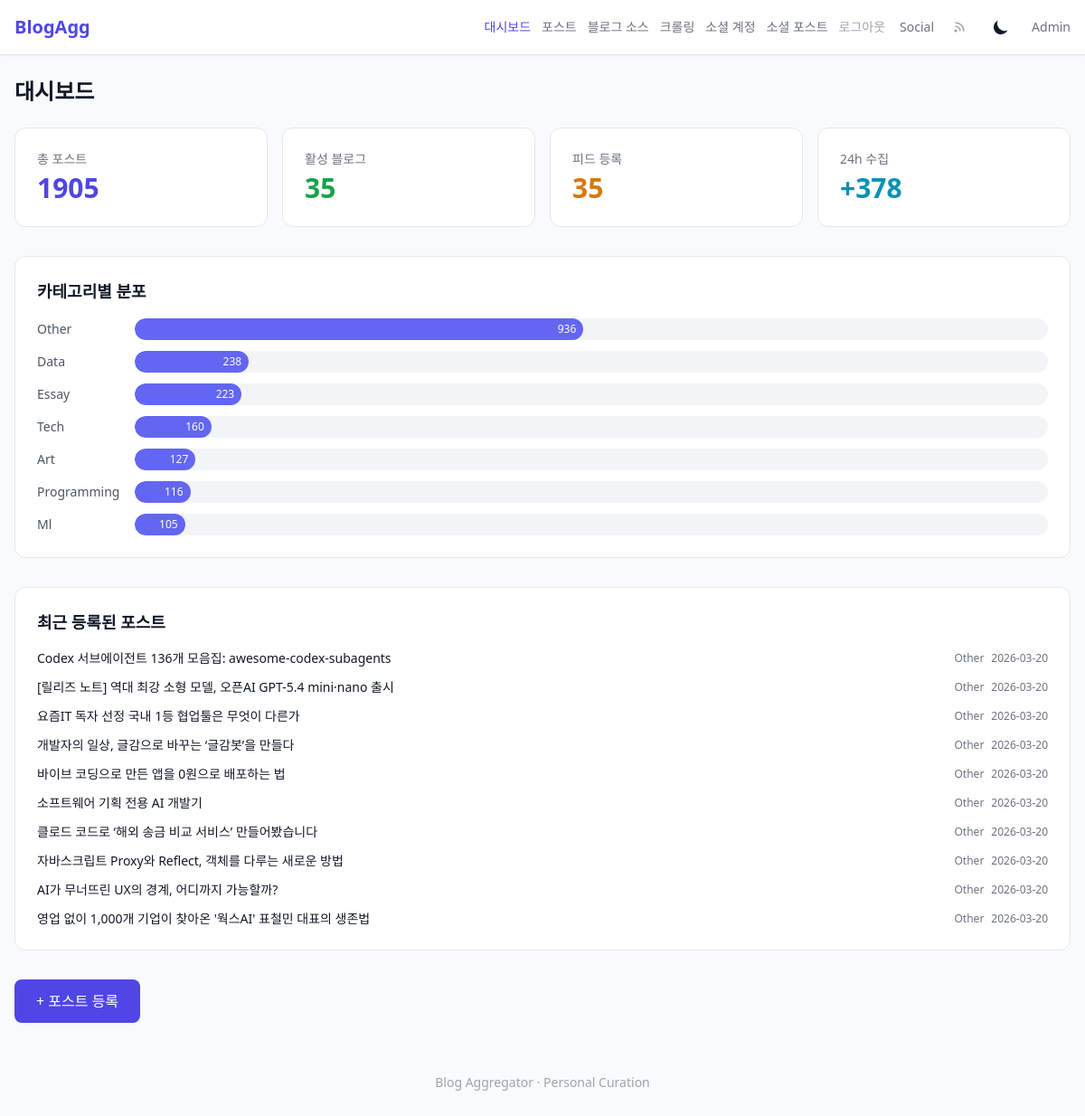
The app's page /admin/ (signed in) with its own data.
### tables this page shows
CREATE TABLE posts (
            id INTEGER PRIMARY KEY AUTOINCREMENT,
            blog_id INTEGER,
            title TEXT NOT NULL,
            original_url TEXT UNIQUE NOT NULL,
            summary TEXT,
            full_content TEXT,
            author TEXT,
            published_date DATETIME,
            image_url TEXT,
            category TEXT,
            language TEXT DEFAULT 'ko',
            summary_status TEXT DEFAULT 'pending',
            registered_by TEXT DEFAULT 'manual',
            created_at DATETIME DEFAULT CURRENT_TIMESTAMP,
            FOREIGN KEY (blog_id) REFERENCES blogs(id)
        );

### src/api/admin.py (the view)
@router.get("/")
@require_auth
async def dashboard(request: Request):
    repo = request.app.state.repo
    templates = request.app.state.templates
    stats = repo.get_stats()
    crawl_stats = repo.get_crawl_stats()
    recent_logs = repo.get_crawl_logs(limit=10)
    return templates.TemplateResponse("admin/dashboard.html", {
        "request": request,
        "stats": stats,
        "crawl_stats": crawl_stats,
        "recent_logs": recent_logs,
    })

### templates/admin/dashboard.html (shortened to what this page needs)
{% extends "base.html" %}
{% block nav_extra %}
<div class="flex items-center gap-3 text-sm">
    <a href="/admin/" class="text-indigo-600 dark:text-indigo-400 font-medium">대시보드</a>
    <a href="/admin/posts" class="text-gray-500 hover:text-gray-700 dark:text-gray-400 dark:hover:text-gray-200">포스트</a>
    <a href="/admin/blogs" class="text-gray-500 hover:text-gray-700 dark:text-gray-400 dark:hover:text-gray-200">블로그 소스</a>
    <a href="/admin/crawl" class="text-gray-500 hover:text-gray-700 dark:text-gray-400 dark:hover:text-gray-200">크롤링</a>
    <a href="/admin/social-accounts" class="text-gray-500 hover:text-gray-700 dark:text-gray-400 dark:hover:text-gray-200">소셜 계정</a>
    <a href="/admin/social" class="text-gray-500 hover:text-gray-700 dark:text-gray-400 dark:hover:text-gray-200">소셜 포스트</a>
    <a href="/admin/logout" class="text-gray-400 hover:text-red-500">로그아웃</a>
</div>
{% endblock %}
{% block content %}
<h1 class="text-2xl font-bold mb-6">대시보드</h1>
<div class="grid grid-cols-2 sm:grid-cols-4 gap-4 mb-8">
    <div class="bg-white dark:bg-gray-800 rounded-xl p-6 border border-gray-200 dark:border-gray-700">
        <p class="text-sm text-gray-500 dark:text-gray-400 mb-1">총 포스트</p>
        <p class="text-3xl font-bold text-indigo-600 dark:text-indigo-400">{{ stats.total_posts }}</p>
    </div>
    <div class="bg-white dark:bg-gray-800 rounded-xl p-6 border border-gray-200 dark:border-gray-700">
        <p class="text-sm text-gray-500 dark:text-gray-400 mb-1">활성 블로그</p>
        <p class="text-3xl font-bold text-green-600 dark:text-green-400">{{ stats.total_blogs }}</p>
    </div>
    <div class="bg-white dark:bg-gray-800 rounded-xl p-6 border border-gray-200 dark:border-gray-700">
        <p class="text-sm text-gray-500 dark:text-gray-400 mb-1">피드 등록</p>
        <p class="text-3xl font-bold text-amber-600 dark:text-amber-400">{{ crawl_stats.total_with_feed }}</p>
    </div>
    <div class="bg-white dark:bg-gray-800 rounded-xl p-6 border border-gray-200 dark:border-gray-700">
        <p class="text-sm text-gray-500 dark:text-gray-400 mb-1">24h 수집</p>
        <p class="text-3xl font-bold text-cyan-600 dark:text-cyan-400">+{{ crawl_stats.posts_added_24h }}</p>
    </div>
</div>
{% if stats.by_category %}
<div class="bg-white dark:bg-gray-800 rounded-xl p-6 border border-gray-200 dark:border-gray-700 mb-8">
    <h2 class="text-lg font-semibold mb-4">카테고리별 분포</h2>
    <div class="space-y-3">
        {% for cat in stats.by_category %}
        <div class="flex items-center gap-3">
            <span class="text-sm w-24 capitalize text-gray-600 dark:text-gray-400">{{ cat.category or "none" }}</span>
            <div class="flex-1 bg-gray-100 dark:bg-gray-700 rounded-full h-6 overflow-hidden">
                <div class="bg-indigo-500 h-full rounded-full flex items-center justify-end px-2"
                     style="width: {{ (cat.count / stats.total_posts * 100) if stats.total_posts else 0 }}%">
                    <span class="text-xs text-white font-medium">{{ cat.count }}</span>
                </div>
            </div>
        </div>
        {% endfor %}
    </div>
</div>
{% endif %}
{% if stats.recent_posts %}
<div class="bg-white dark:bg-gray-800 rounded-xl p-6 border border-gray-200 dark:border-gray-700">
    <h2 class="text-lg font-semibold mb-4">최근 등록된 포스트</h2>
    <div class="space-y-3">
        {% for post in stats.recent_posts %}
        <div class="flex items-center justify-between text-sm">
            <a href="/admin/posts/{{ post.id }}/edit" class="hover:text-indigo-600 dark:hover:text-indigo-400 truncate flex-1 mr-4">{{ post.title }}</a>
            <div class="flex items-center gap-2 text-xs text-gray-500 dark:text-gray-400 shrink-0">
                <span class="capitalize">{{ post.category or "" }}</span>
                <span>{{ post.created_at[:10] if post.created_at else "" }}</span>
            </div>
        </div>
        {% endfor %}
    </div>
</div>
{% endif %}
<div class="mt-8">
    <a href="/admin/posts/new" class="inline-flex items-center gap-2 px-6 py-3 bg-indigo-600 text-white rounded-lg hover:bg-indigo-700">
        + 포스트 등록
    </a>
</div>
{% endblock %}

### records on screen
posts: title "Codex 서브에이전트 136개 모음집: awesome-codex-subagents", category "Other", created_at "2026-03-20"
posts: title "[릴리즈 노트] 역대 최강 소형 모델, 오픈AI GPT-5.4 mini·nano 출시", category "Other", created_at "2026-03-20"
posts: title "요즘IT 독자 선정 국내 1등 협업툴은 무엇이 다른가", category "Other", created_at "2026-03-20"
posts: title "개발자의 일상, 글감으로 바꾸는 ‘글감봇’을 만들다", category "Other", created_at "2026-03-20"
posts: title "바이브 코딩으로 만든 앱을 0원으로 배포하는 법", category "Other", created_at "2026-03-20"
posts: title "소프트웨어 기획 전용 AI 개발기", category "Other", created_at "2026-03-20"
posts: title "클로드 코드로 ‘해외 송금 비교 서비스’ 만들어봤습니다", category "Other", created_at "2026-03-20"
posts: title "자바스크립트 Proxy와 Reflect, 객체를 다루는 새로운 방법", category "Other", created_at "2026-03-20"
posts: title "AI가 무너뜨린 UX의 경계, 어디까지 가능할까?", category "Other", created_at "2026-03-20"
posts: title "영업 없이 1,000개 기업이 찾아온 '웍스AI' 표철민 대표의 생존법", category "Other", created_at "2026-03-20"

### other values on screen
{{ stats.total_posts }} "1905"
{{ stats.total_blogs }} "35"
{{ crawl_stats.total_with_feed }} "35"
{{ crawl_stats.posts_added_24h }} "378"
{{ cat.category or "none" }} "Other" "Data" "Essay" "Tech" "Art" "Programming" "Ml"
{{ cat.count }} "936" "238" "223" "160" "127" "116" "105"
